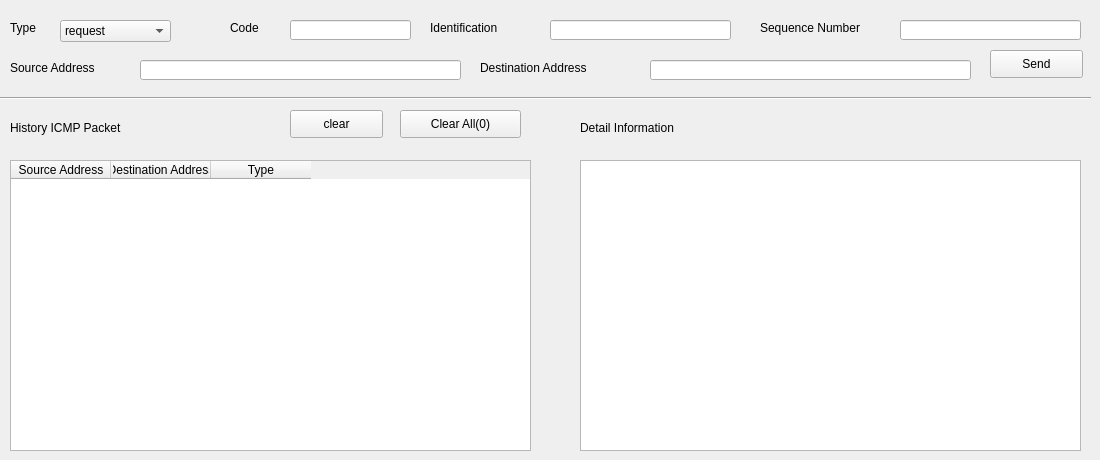
    <widget class="QWidget" name="icmp">
     <attribute name="title">
      <string>icmp</string>
     </attribute>
     <widget class="QLabel" name="label_48">
      <property name="geometry">
       <rect>
        <x>10</x>
        <y>20</y>
        <width>31</width>
        <height>16</height>
       </rect>
      </property>
      <property name="text">
       <string>Type</string>
      </property>
     </widget>
     <widget class="QLabel" name="label_49">
      <property name="geometry">
       <rect>
        <x>230</x>
        <y>20</y>
        <width>51</width>
        <height>16</height>
       </rect>
      </property>
      <property name="text">
       <string>Code</string>
      </property>
     </widget>
     <widget class="QLabel" name="label_52">
      <property name="geometry">
       <rect>
        <x>430</x>
        <y>20</y>
        <width>131</width>
        <height>16</height>
       </rect>
      </property>
      <property name="text">
       <string>Identification</string>
      </property>
     </widget>
     <widget class="QLabel" name="label_53">
      <property name="geometry">
       <rect>
        <x>760</x>
        <y>20</y>
        <width>131</width>
        <height>16</height>
       </rect>
      </property>
      <property name="text">
       <string>Sequence Number</string>
      </property>
     </widget>
     <widget class="QPushButton" name="icmp_send">
      <property name="geometry">
       <rect>
        <x>990</x>
        <y>50</y>
        <width>93</width>
        <height>28</height>
       </rect>
      </property>
      <property name="text">
       <string>Send</string>
      </property>
     </widget>
     <widget class="QLabel" name="label_66">
      <property name="geometry">
       <rect>
        <x>10</x>
        <y>60</y>
        <width>121</width>
        <height>16</height>
       </rect>
      </property>
      <property name="text">
       <string>Source Address</string>
      </property>
     </widget>
     <widget class="QLabel" name="label_67">
      <property name="geometry">
       <rect>
        <x>480</x>
        <y>60</y>
        <width>161</width>
        <height>16</height>
       </rect>
      </property>
      <property name="text">
       <string>Destination Address</string>
      </property>
     </widget>
     <widget class="QComboBox" name="icmp_type">
      <property name="geometry">
       <rect>
        <x>60</x>
        <y>20</y>
        <width>111</width>
        <height>22</height>
       </rect>
      </property>
      <item>
       <property name="text">
        <string>request</string>
       </property>
      </item>
      <item>
       <property name="text">
        <string>reply</string>
       </property>
      </item>
      <item>
       <property name="text">
        <string>time out</string>
       </property>
      </item>
     </widget>
     <widget class="QLineEdit" name="icmp_source_address">
      <property name="geometry">
       <rect>
        <x>140</x>
        <y>60</y>
        <width>321</width>
        <height>20</height>
       </rect>
      </property>
     </widget>
     <widget class="QLineEdit" name="icmp_destination_address">
      <property name="geometry">
       <rect>
        <x>650</x>
        <y>60</y>
        <width>321</width>
        <height>20</height>
       </rect>
      </property>
     </widget>
     <widget class="QLineEdit" name="icmp_code">
      <property name="geometry">
       <rect>
        <x>290</x>
        <y>20</y>
        <width>121</width>
        <height>20</height>
       </rect>
      </property>
     </widget>
     <widget class="QLineEdit" name="icmp_identification">
      <property name="geometry">
       <rect>
        <x>550</x>
        <y>20</y>
        <width>181</width>
        <height>20</height>
       </rect>
      </property>
     </widget>
     <widget class="QLineEdit" name="icmp_sequence_number">
      <property name="geometry">
       <rect>
        <x>900</x>
        <y>20</y>
        <width>181</width>
        <height>20</height>
       </rect>
      </property>
     </widget>
     <widget class="QLabel" name="label_37">
      <property name="geometry">
       <rect>
        <x>10</x>
        <y>120</y>
        <width>181</width>
        <height>16</height>
       </rect>
      </property>
      <property name="text">
       <string>History ICMP Packet</string>
      </property>
     </widget>
     <widget class="QTableWidget" name="icmp_log">
      <property name="geometry">
       <rect>
        <x>10</x>
        <y>160</y>
        <width>521</width>
        <height>291</height>
       </rect>
      </property>
      <column>
       <property name="text">
        <string>Source Address</string>
       </property>
      </column>
      <column>
       <property name="text">
        <string>Destination Address</string>
       </property>
      </column>
      <column>
       <property name="text">
        <string>Type</string>
       </property>
      </column>
     </widget>
     <widget class="QListView" name="icmp_detail_list">
      <property name="geometry">
       <rect>
        <x>580</x>
        <y>160</y>
        <width>501</width>
        <height>291</height>
       </rect>
      </property>
     </widget>
     <widget class="QLabel" name="label_50">
      <property name="geometry">
       <rect>
        <x>580</x>
        <y>120</y>
        <width>171</width>
        <height>16</height>
       </rect>
      </property>
      <property name="text">
       <string>Detail Information</string>
      </property>
     </widget>
     <widget class="QPushButton" name="clear_icmp_log">
      <property name="geometry">
       <rect>
        <x>290</x>
        <y>110</y>
        <width>93</width>
        <height>28</height>
       </rect>
      </property>
      <property name="text">
       <string>clear</string>
      </property>
     </widget>
     <widget class="QPushButton" name="clear_all_icmp_log">
      <property name="geometry">
       <rect>
        <x>400</x>
        <y>110</y>
        <width>121</width>
        <height>28</height>
       </rect>
      </property>
      <property name="text">
       <string>Clear All(0)</string>
      </property>
     </widget>
     <widget class="Line" name="line_5">
      <property name="geometry">
       <rect>
        <x>0</x>
        <y>90</y>
        <width>1091</width>
        <height>16</height>
       </rect>
      </property>
      <property name="orientation">
       <enum>Qt::Horizontal</enum>
      </property>
     </widget>
    </widget>
